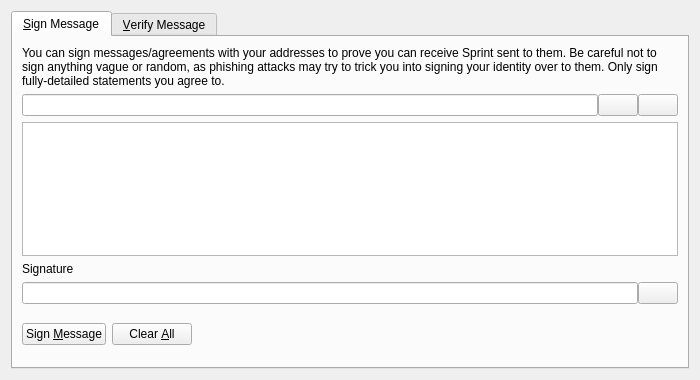
<?xml version="1.0" encoding="UTF-8"?>
<ui version="4.0">
 <class>SignVerifyMessageDialog</class>
 <widget class="QDialog" name="SignVerifyMessageDialog">
  <property name="geometry">
   <rect>
    <x>0</x>
    <y>0</y>
    <width>700</width>
    <height>380</height>
   </rect>
  </property>
  <property name="windowTitle">
   <string>Signatures - Sign / Verify a Message</string>
  </property>
  <property name="modal">
   <bool>true</bool>
  </property>
  <layout class="QVBoxLayout" name="verticalLayout">
   <item>
    <widget class="QTabWidget" name="tabWidget">
     <property name="currentIndex">
      <number>0</number>
     </property>
     <widget class="QWidget" name="tabSignMessage">
      <attribute name="title">
       <string>&amp;Sign Message</string>
      </attribute>
      <layout class="QVBoxLayout" name="verticalLayout_SM">
       <item>
        <widget class="QLabel" name="infoLabel_SM">
         <property name="text">
          <string>You can sign messages/agreements with your addresses to prove you can receive Sprint sent to them. Be careful not to sign anything vague or random, as phishing attacks may try to trick you into signing your identity over to them. Only sign fully-detailed statements you agree to.</string>
         </property>
         <property name="textFormat">
          <enum>Qt::PlainText</enum>
         </property>
         <property name="wordWrap">
          <bool>true</bool>
         </property>
        </widget>
       </item>
       <item>
        <layout class="QHBoxLayout" name="horizontalLayout_1_SM">
         <property name="spacing">
          <number>0</number>
         </property>
         <item>
          <widget class="QValidatedLineEdit" name="addressIn_SM">
           <property name="toolTip">
            <string>The Sprint address to sign the message with</string>
           </property>
          </widget>
         </item>
         <item>
          <widget class="QPushButton" name="addressBookButton_SM">
           <property name="toolTip">
            <string>Choose previously used address</string>
           </property>
           <property name="text">
            <string/>
           </property>
           <property name="shortcut">
            <string>Alt+A</string>
           </property>
           <property name="autoDefault">
            <bool>false</bool>
           </property>
          </widget>
         </item>
         <item>
          <widget class="QPushButton" name="pasteButton_SM">
           <property name="toolTip">
            <string>Paste address from clipboard</string>
           </property>
           <property name="text">
            <string/>
           </property>
           <property name="shortcut">
            <string>Alt+P</string>
           </property>
           <property name="autoDefault">
            <bool>false</bool>
           </property>
          </widget>
         </item>
        </layout>
       </item>
       <item>
        <widget class="QPlainTextEdit" name="messageIn_SM">
         <property name="toolTip">
          <string>Enter the message you want to sign here</string>
         </property>
        </widget>
       </item>
       <item>
        <widget class="QLabel" name="signatureLabel_SM">
         <property name="text">
          <string>Signature</string>
         </property>
         <property name="textFormat">
          <enum>Qt::PlainText</enum>
         </property>
        </widget>
       </item>
       <item>
        <layout class="QHBoxLayout" name="horizontalLayout_2_SM">
         <property name="spacing">
          <number>0</number>
         </property>
         <item>
          <widget class="QLineEdit" name="signatureOut_SM">
           <property name="font">
            <font>
             <italic>true</italic>
            </font>
           </property>
           <property name="readOnly">
            <bool>true</bool>
           </property>
          </widget>
         </item>
         <item>
          <widget class="QPushButton" name="copySignatureButton_SM">
           <property name="toolTip">
            <string>Copy the current signature to the system clipboard</string>
           </property>
           <property name="text">
            <string/>
           </property>
           <property name="autoDefault">
            <bool>false</bool>
           </property>
          </widget>
         </item>
        </layout>
       </item>
       <item>
        <layout class="QHBoxLayout" name="horizontalLayout_3_SM">
         <item>
          <widget class="QPushButton" name="signMessageButton_SM">
           <property name="toolTip">
            <string>Sign the message to prove you own this Sprint address</string>
           </property>
           <property name="text">
            <string>Sign &amp;Message</string>
           </property>
           <property name="autoDefault">
            <bool>false</bool>
           </property>
          </widget>
         </item>
         <item>
          <widget class="QPushButton" name="clearButton_SM">
           <property name="toolTip">
            <string>Reset all sign message fields</string>
           </property>
           <property name="text">
            <string>Clear &amp;All</string>
           </property>
           <property name="autoDefault">
            <bool>false</bool>
           </property>
          </widget>
         </item>
         <item>
          <spacer name="horizontalSpacer_1_SM">
           <property name="orientation">
            <enum>Qt::Horizontal</enum>
           </property>
           <property name="sizeHint" stdset="0">
            <size>
             <width>40</width>
             <height>48</height>
            </size>
           </property>
          </spacer>
         </item>
         <item>
          <widget class="QLabel" name="statusLabel_SM">
           <property name="font">
            <font>
             <weight>75</weight>
             <bold>true</bold>
            </font>
           </property>
           <property name="text">
            <string/>
           </property>
           <property name="wordWrap">
            <bool>true</bool>
           </property>
          </widget>
         </item>
         <item>
          <spacer name="horizontalSpacer_2_SM">
           <property name="orientation">
            <enum>Qt::Horizontal</enum>
           </property>
           <property name="sizeHint" stdset="0">
            <size>
             <width>40</width>
             <height>48</height>
            </size>
           </property>
          </spacer>
         </item>
        </layout>
       </item>
      </layout>
     </widget>
     <widget class="QWidget" name="tabVerifyMessage">
      <attribute name="title">
       <string>&amp;Verify Message</string>
      </attribute>
      <layout class="QVBoxLayout" name="verticalLayout_VM">
       <item>
        <widget class="QLabel" name="infoLabel_VM">
         <property name="text">
          <string>Enter the receiver's address, message (ensure you copy line breaks, spaces, tabs, etc. exactly) and signature below to verify the message. Be careful not to read more into the signature than what is in the signed message itself, to avoid being tricked by a man-in-the-middle attack. Note that this only proves the signing party receives with the address, it cannot prove sendership of any transaction!</string>
         </property>
         <property name="textFormat">
          <enum>Qt::PlainText</enum>
         </property>
         <property name="alignment">
          <set>Qt::AlignLeading|Qt::AlignLeft|Qt::AlignTop</set>
         </property>
         <property name="wordWrap">
          <bool>true</bool>
         </property>
        </widget>
       </item>
       <item>
        <layout class="QHBoxLayout" name="horizontalLayout_1_VM">
         <property name="spacing">
          <number>0</number>
         </property>
         <item>
          <widget class="QValidatedLineEdit" name="addressIn_VM">
           <property name="toolTip">
            <string>The Sprint address the message was signed with</string>
           </property>
          </widget>
         </item>
         <item>
          <widget class="QPushButton" name="addressBookButton_VM">
           <property name="toolTip">
            <string>Choose previously used address</string>
           </property>
           <property name="text">
            <string/>
           </property>
           <property name="shortcut">
            <string>Alt+A</string>
           </property>
           <property name="autoDefault">
            <bool>false</bool>
           </property>
          </widget>
         </item>
        </layout>
       </item>
       <item>
        <widget class="QPlainTextEdit" name="messageIn_VM"/>
       </item>
       <item>
        <widget class="QValidatedLineEdit" name="signatureIn_VM"/>
       </item>
       <item>
        <layout class="QHBoxLayout" name="horizontalLayout_2_VM">
         <item>
          <widget class="QPushButton" name="verifyMessageButton_VM">
           <property name="toolTip">
            <string>Verify the message to ensure it was signed with the specified Sprint address</string>
           </property>
           <property name="text">
            <string>Verify &amp;Message</string>
           </property>
           <property name="autoDefault">
            <bool>false</bool>
           </property>
          </widget>
         </item>
         <item>
          <widget class="QPushButton" name="clearButton_VM">
           <property name="toolTip">
            <string>Reset all verify message fields</string>
           </property>
           <property name="text">
            <string>Clear &amp;All</string>
           </property>
           <property name="autoDefault">
            <bool>false</bool>
           </property>
          </widget>
         </item>
         <item>
          <spacer name="horizontalSpacer_1_VM">
           <property name="orientation">
            <enum>Qt::Horizontal</enum>
           </property>
           <property name="sizeHint" stdset="0">
            <size>
             <width>40</width>
             <height>48</height>
            </size>
           </property>
          </spacer>
         </item>
         <item>
          <widget class="QLabel" name="statusLabel_VM">
           <property name="font">
            <font>
             <weight>75</weight>
             <bold>true</bold>
            </font>
           </property>
           <property name="text">
            <string/>
           </property>
           <property name="wordWrap">
            <bool>true</bool>
           </property>
          </widget>
         </item>
         <item>
          <spacer name="horizontalSpacer_2_VM">
           <property name="orientation">
            <enum>Qt::Horizontal</enum>
           </property>
           <property name="sizeHint" stdset="0">
            <size>
             <width>40</width>
             <height>48</height>
            </size>
           </property>
          </spacer>
         </item>
        </layout>
       </item>
      </layout>
     </widget>
    </widget>
   </item>
  </layout>
 </widget>
 <customwidgets>
  <customwidget>
   <class>QValidatedLineEdit</class>
   <extends>QLineEdit</extends>
   <header>qvalidatedlineedit.h</header>
  </customwidget>
 </customwidgets>
 <resources>
  <include location="../sprint.qrc"/>
 </resources>
 <connections/>
</ui>
